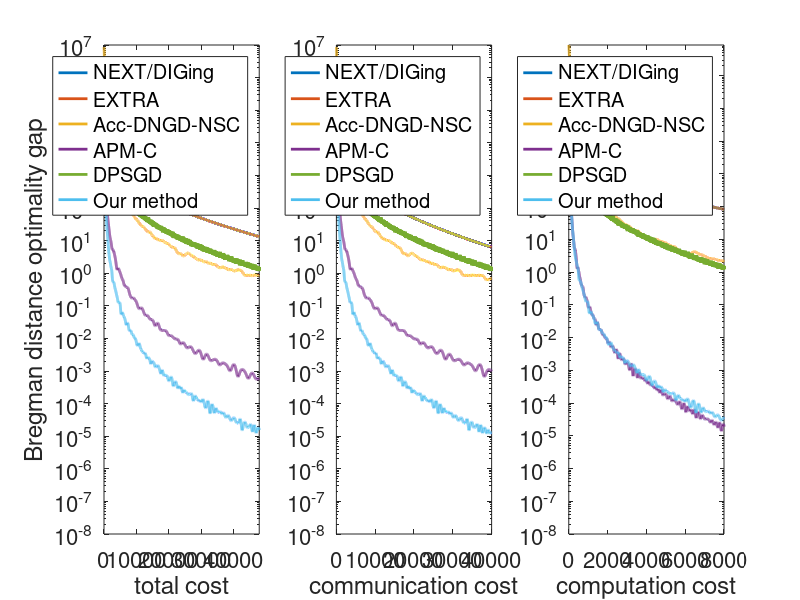
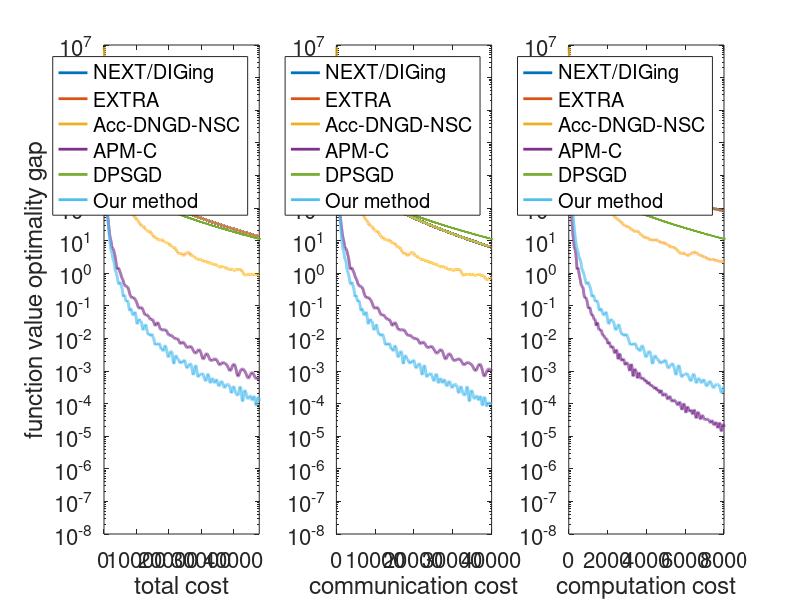

MATLAB code to generate these figures, in order:
clear
load final-result.mat
%% plot figures %%%%
figure

font_size = 16;
subplot(1,3,1)
fmean = semilogy(DIGing_counter(1,:), DIGing_err(:,1), EXTRA_counter(1,:), EXTRA_err(:,1),...
    Acc_DNGD_NSC_counter(1,:), Acc_DNGD_NSC_err(:,1),...
    APM_C_counter(1,:), APM_C_err(:,1), DPSGD_counter(1,:), DPSGD_err(:,1), ...
    OPTRA_counter(1,:), OPTRA_err(:,1));
hold on
set(fmean, 'linewidth', 2);
xlabel({'total cost'}, 'FontSize',font_size)
ylabel({'Bregman distance optimality gap'}, 'FontSize',font_size)
legend({'NEXT/DIGing', 'EXTRA', 'Acc-DNGD-NSC', 'APM-C', 'DPSGD', 'Our method'}, 'FontSize',font_size)
xlim([0 DPSGD_counter(1,end)])
set(gca,'FontSize',font_size)

subplot(1,3,2)
fmean = semilogy(DIGing_counter(2,:), DIGing_err(:,1), EXTRA_counter(2,:), EXTRA_err(:,1),...
    Acc_DNGD_NSC_counter(2,:), Acc_DNGD_NSC_err(:,1),...
    APM_C_counter(2,:), APM_C_err(:,1), DPSGD_counter(2,:), DPSGD_err(:,1), ...
    OPTRA_counter(2,:), OPTRA_err(:,1));
hold on
set(fmean, 'linewidth', 2);
xlabel({'communication cost'}, 'FontSize',font_size)
% ylabel({'Bregman distance optimality gap'}, 'FontSize',20)
legend({'NEXT/DIGing', 'EXTRA', 'Acc-DNGD-NSC', 'APM-C', 'DPSGD', 'Our method'}, 'FontSize',font_size)
xlim([0 DIGing_counter(2,end)])
set(gca,'FontSize',font_size)

subplot(1,3,3)
fmean = semilogy(DIGing_counter(3,:), DIGing_err(:,1), EXTRA_counter(3,:), EXTRA_err(:,1),...
    Acc_DNGD_NSC_counter(3,:), Acc_DNGD_NSC_err(:,1),...
    APM_C_counter(3,:), APM_C_err(:,1), DPSGD_counter(3,:), DPSGD_err(:,1), ...
    OPTRA_counter(3,:), OPTRA_err(:,1));
hold on
% semilogy(OPTRA_counter(3,:), upperbound, 'ro');
set(fmean, 'linewidth', 2);
xlabel({'computation cost'}, 'FontSize',font_size)
% ylabel({'Bregman distance optimality gap'}, 'FontSize',20)
legend({'NEXT/DIGing', 'EXTRA', 'Acc-DNGD-NSC', 'APM-C', 'DPSGD', 'Our method'}, 'FontSize',font_size)
xlim([0 DPSGD_counter(3,end)])
ylim([1e-8 inf])
set(gca,'FontSize',font_size)


figure
subplot(1,3,1)
fmean = semilogy(DIGing_counter(1,:), DIGing_err(:,2), EXTRA_counter(1,:), EXTRA_err(:,2),...
    Acc_DNGD_NSC_counter(1,:), Acc_DNGD_NSC_err(:,2),...
    APM_C_counter(1,:), APM_C_err(:,2), DPSGD_counter(1,:), DPSGD_err(:,2), ...
    OPTRA_counter(1,:), OPTRA_err(:,2));
hold on
set(fmean, 'linewidth', 2);
xlabel({'total cost'}, 'FontSize',font_size)
ylabel({'function value optimality gap'}, 'FontSize',font_size)
legend({'NEXT/DIGing', 'EXTRA', 'Acc-DNGD-NSC', 'APM-C', 'DPSGD', 'Our method'}, 'FontSize',font_size)
xlim([0 DPSGD_counter(1,end)])
set(gca,'FontSize',font_size)

subplot(1,3,2)
fmean = semilogy(DIGing_counter(2,:), DIGing_err(:,2), EXTRA_counter(2,:), EXTRA_err(:,2),...
    Acc_DNGD_NSC_counter(2,:), Acc_DNGD_NSC_err(:,2),...
    APM_C_counter(2,:), APM_C_err(:,2), DPSGD_counter(2,:), DPSGD_err(:,2), ...
    OPTRA_counter(2,:), OPTRA_err(:,2));
hold on
set(fmean, 'linewidth', 2);
xlabel({'communication cost'}, 'FontSize',font_size)
% ylabel({'function value optimality gap'}, 'FontSize',20)
legend({'NEXT/DIGing', 'EXTRA', 'Acc-DNGD-NSC', 'APM-C', 'DPSGD', 'Our method'}, 'FontSize',font_size)
xlim([0 DIGing_counter(2,end)])
set(gca,'FontSize',font_size)

subplot(1,3,3)
fmean = semilogy(DIGing_counter(3,:), DIGing_err(:,2), EXTRA_counter(3,:), EXTRA_err(:,2),...
    Acc_DNGD_NSC_counter(3,:), Acc_DNGD_NSC_err(:,2),...
    APM_C_counter(3,:), APM_C_err(:,2), DPSGD_counter(3,:), DPSGD_err(:,2), ...
    OPTRA_counter(3,:), OPTRA_err(:,2));
hold on
set(fmean, 'linewidth', 2);
xlabel({'computation cost'}, 'FontSize',font_size)
% ylabel({'function value optimality gap'}, 'FontSize',20)
legend({'NEXT/DIGing', 'EXTRA', 'Acc-DNGD-NSC', 'APM-C', 'DPSGD', 'Our method'}, 'FontSize',font_size)
xlim([0 DPSGD_counter(3,end)])
set(gca,'FontSize',font_size)